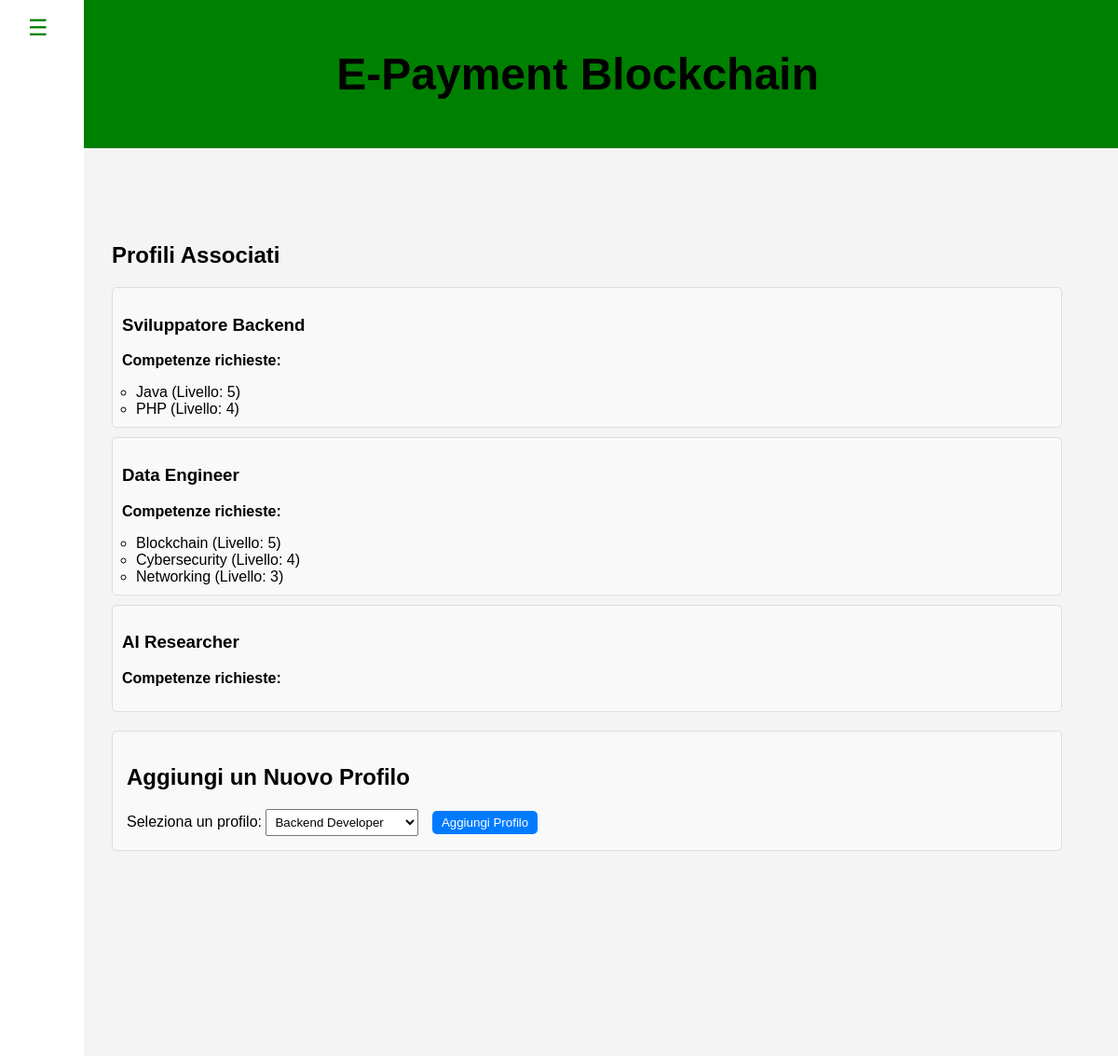
The page /php/candidatura/inserisci_profilo.php?progetto=E-Payment Blockchain (signed in) on the database its author committed.
### tables this page shows
CREATE TABLE ProfiloSkill (
    id_Profilo INT NOT NULL,
    nome_Competenza VARCHAR(50) NOT NULL,
    livello INT,
    PRIMARY KEY (id_Profilo, nome_Competenza),
    FOREIGN KEY (id_Profilo) REFERENCES Profilo(id),
    FOREIGN KEY (nome_Competenza) REFERENCES Skill(competenza)
);

### php/candidatura/inserisci_profilo.php (the view, shortened to what this page needs)
<?php
require '../config.php';
$nomeProgetto = $_GET['progetto'] ?? null;
$conn = new mysqli($host, $username, $password, $dbname);
$stmt = $conn->prepare("SELECT id_Profilo FROM Profilo_Software WHERE nome_Software = ?");
$stmt->bind_param("s", $nomeProgetto);
$stmt->execute();
$result = $stmt->get_result();
$profili = [];
while ($row = $result->fetch_assoc()) {
    $idProfilo = $row['id_Profilo'];
    $stmtProfilo = $conn->prepare("SELECT nome FROM Profilo WHERE id = ?");
    $stmtProfilo->bind_param("i", $idProfilo);
    $stmtProfilo->execute();
    $resultProfilo = $stmtProfilo->get_result();
    if ($profilo = $resultProfilo->fetch_assoc()) {
        $nomeProfilo = $profilo['nome'];
        $stmtCompetenze = $conn->prepare("SELECT nome_competenza, livello FROM ProfiloSkill WHERE id_profilo = ?");
        $stmtCompetenze->bind_param("i", $idProfilo);
        $stmtCompetenze->execute();
        $resultCompetenze = $stmtCompetenze->get_result();
        $competenze = [];
        while ($rowComp = $resultCompetenze->fetch_assoc()) {
            $competenze[] = [
                'competenza' => $rowComp['nome_competenza'],
                'livello' => $rowComp['livello']
            ];
        }
        $profili[] = [
            'nome' => $nomeProfilo,
            'competenze' => $competenze
        ];
    }
}
$stmt = $conn->prepare("SELECT id, nome FROM Profilo WHERE id NOT IN (SELECT id_Profilo FROM Profilo_Software WHERE nome_Software = ?) ORDER BY nome");
$stmt->bind_param("s", $nomeProgetto);
$stmt->execute();
$resultProfiliDisponibili = $stmt->get_result();
?>
<!DOCTYPE html>
<html lang="it">
<head>
    <link rel="stylesheet" href="../../css/dashboard.css">
    <link rel="stylesheet" href="../../css/options.css">
</head>
<body>
    <header>
        <h1><?php echo htmlspecialchars($nomeProgetto); ?></h1>
    </header>
    <?php include_once realpath(__DIR__ . '/../includes/sidebar.php'); ?>
    <div class="content">
        <section>
            <h2>Profili Associati</h2>
            <?php if (!empty($profili)): ?>
                <ul class="profile-list">
                    <?php foreach ($profili as $profilo): ?>
                        <li class="profile-item">
                            <h3><?php echo htmlspecialchars($profilo['nome']); ?></h3>
                            <p><strong>Competenze richieste:</strong></p>
                            <ul class="competence-list">
                                <?php foreach ($profilo['competenze'] as $competenza): ?>
                                    <li><?php echo htmlspecialchars($competenza['competenza']); ?> (Livello: <?php echo $competenza['livello']; ?>)</li>
                                <?php endforeach; ?>
                            </ul>
                        </li>
                    <?php endforeach; ?>
                </ul>
            <?php else: ?>
                <p>Nessun profilo associato a questo progetto.</p>
            <?php endif; ?>
        </section>
        <section class="add-profile-form">
            <h2>Aggiungi un Nuovo Profilo</h2>
            <form method="POST">
                <label for="profilo_da_aggiungere">Seleziona un profilo:</label>
                <select name="profilo_da_aggiungere" id="profilo_da_aggiungere" required>
                    <?php while ($profilo = $resultProfiliDisponibili->fetch_assoc()): ?>
                        <option value="<?php echo $profilo['id']; ?>"><?php echo htmlspecialchars($profilo['nome']); ?></option>
                    <?php endwhile; ?>
                </select>
                <button type="submit">Aggiungi Profilo</button>
            </form>
        </section>
    </div>
</body>
</html>

### css/dashboard.css (style rules this page uses)
body { font-family: Arial, sans-serif; background-color: #f4f4f4; box-sizing: border-box; margin: 0; padding: 0; min-height: 100vh; overflow-y: auto; padding-bottom: 60px; }
header { text-align: center; padding: 20px; font-size: 24px; font-weight: bold; background-color: green; position: fixed; top: 0; width: 100%; }
.content { padding: 30vh 5vw 20vh 10vw; }

### php/candidatura/inserisci_profilo.php (style rules this page uses)
.profile-list { list-style-type: none; padding: 0; }
.profile-item { border: 1px solid #ddd; padding: 10px; margin-bottom: 10px; border-radius: 5px; background: #f9f9f9; }
.competence-list { margin-top: 5px; padding-left: 15px; }
.add-profile-form { margin-top: 20px; padding: 15px; border: 1px solid #ddd; border-radius: 5px; background: #f9f9f9; }
.add-profile-form select { padding: 5px; margin-right: 10px; }
.add-profile-form button { padding: 5px 10px; background-color: #007BFF; color: white; border: none; border-radius: 5px; cursor: pointer; }

### rows shown on the page
profiloskill: nome_Competenza "Java", livello "5"
profiloskill: nome_Competenza "PHP", livello "4"
profiloskill: nome_Competenza "Blockchain", livello "5"
profiloskill: nome_Competenza "Cybersecurity", livello "4"
profiloskill: nome_Competenza "Networking", livello "3"

### other values the page prints
$nomeProgetto "E-Payment Blockchain"
$profilo['nome'] "Sviluppatore Backend"
$profilo['nome'] "Data Engineer"
$profilo['nome'] "AI Researcher"
form field profilo_da_aggiungere "Backend Developer"
